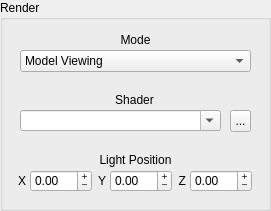
     <widget class="QGroupBox" name="renderSettingsGroupBox">
      <property name="geometry">
       <rect>
        <x>10</x>
        <y>150</y>
        <width>271</width>
        <height>211</height>
       </rect>
      </property>
      <property name="title">
       <string>Render</string>
      </property>
      <widget class="QComboBox" name="renderModeComboBox">
       <property name="geometry">
        <rect>
         <x>20</x>
         <y>50</y>
         <width>231</width>
         <height>22</height>
        </rect>
       </property>
       <property name="toolTip">
        <string>&lt;html&gt;&lt;head/&gt;&lt;body&gt;&lt;p&gt;Changes the render mode&lt;/p&gt;&lt;/body&gt;&lt;/html&gt;</string>
       </property>
       <property name="currentIndex">
        <number>0</number>
       </property>
       <item>
        <property name="text">
         <string>Model Viewing</string>
        </property>
       </item>
       <item>
        <property name="text">
         <string>Stereogram Viewing</string>
        </property>
       </item>
       <item>
        <property name="text">
         <string>Aerial Display</string>
        </property>
       </item>
       <item>
        <property name="text">
         <string>Holovideo Fringe Computation</string>
        </property>
       </item>
      </widget>
      <widget class="QDoubleSpinBox" name="lightPositionXDoubleSpinBox">
       <property name="geometry">
        <rect>
         <x>30</x>
         <y>170</y>
         <width>62</width>
         <height>22</height>
        </rect>
       </property>
       <property name="toolTip">
        <string>&lt;html&gt;&lt;head/&gt;&lt;body&gt;&lt;p&gt;Sets the X-position of the lighting source in the renderer&lt;/p&gt;&lt;/body&gt;&lt;/html&gt;</string>
       </property>
       <property name="buttonSymbols">
        <enum>QAbstractSpinBox::PlusMinus</enum>
       </property>
       <property name="minimum">
        <double>-9999999999.000000000000000</double>
       </property>
       <property name="maximum">
        <double>99999999999.000000000000000</double>
       </property>
       <property name="singleStep">
        <double>0.100000000000000</double>
       </property>
      </widget>
      <widget class="QDoubleSpinBox" name="lightPositionYDoubleSpinBox">
       <property name="geometry">
        <rect>
         <x>110</x>
         <y>170</y>
         <width>62</width>
         <height>22</height>
        </rect>
       </property>
       <property name="toolTip">
        <string>&lt;html&gt;&lt;head/&gt;&lt;body&gt;&lt;p&gt;Sets the Y-position of the lighting source in the renderer&lt;/p&gt;&lt;/body&gt;&lt;/html&gt;</string>
       </property>
       <property name="buttonSymbols">
        <enum>QAbstractSpinBox::PlusMinus</enum>
       </property>
       <property name="minimum">
        <double>-9999999999.000000000000000</double>
       </property>
       <property name="maximum">
        <double>9999999999.000000000000000</double>
       </property>
       <property name="singleStep">
        <double>0.100000000000000</double>
       </property>
      </widget>
      <widget class="QDoubleSpinBox" name="lightPositionZDoubleSpinBox">
       <property name="geometry">
        <rect>
         <x>190</x>
         <y>170</y>
         <width>62</width>
         <height>22</height>
        </rect>
       </property>
       <property name="toolTip">
        <string>&lt;html&gt;&lt;head/&gt;&lt;body&gt;&lt;p&gt;Sets the Y-position of the lighting source in the renderer&lt;/p&gt;&lt;/body&gt;&lt;/html&gt;</string>
       </property>
       <property name="buttonSymbols">
        <enum>QAbstractSpinBox::PlusMinus</enum>
       </property>
       <property name="minimum">
        <double>-9999999999.000000000000000</double>
       </property>
       <property name="maximum">
        <double>9999999999.000000000000000</double>
       </property>
       <property name="singleStep">
        <double>0.100000000000000</double>
       </property>
      </widget>
      <widget class="QLabel" name="renderModeLabel">
       <property name="geometry">
        <rect>
         <x>20</x>
         <y>30</y>
         <width>231</width>
         <height>20</height>
        </rect>
       </property>
       <property name="text">
        <string>Mode</string>
       </property>
       <property name="alignment">
        <set>Qt::AlignCenter</set>
       </property>
      </widget>
      <widget class="QLabel" name="shaderLabel">
       <property name="geometry">
        <rect>
         <x>24</x>
         <y>90</y>
         <width>221</width>
         <height>20</height>
        </rect>
       </property>
       <property name="text">
        <string>Shader</string>
       </property>
       <property name="alignment">
        <set>Qt::AlignCenter</set>
       </property>
      </widget>
      <widget class="QLabel" name="lightPositionLabel">
       <property name="geometry">
        <rect>
         <x>20</x>
         <y>150</y>
         <width>231</width>
         <height>20</height>
        </rect>
       </property>
       <property name="text">
        <string>Light Position</string>
       </property>
       <property name="alignment">
        <set>Qt::AlignCenter</set>
       </property>
      </widget>
      <widget class="QLabel" name="lightPositionXLabel">
       <property name="geometry">
        <rect>
         <x>10</x>
         <y>170</y>
         <width>16</width>
         <height>21</height>
        </rect>
       </property>
       <property name="text">
        <string>X</string>
       </property>
       <property name="alignment">
        <set>Qt::AlignRight|Qt::AlignTrailing|Qt::AlignVCenter</set>
       </property>
      </widget>
      <widget class="QLabel" name="lightPositionYLabel">
       <property name="geometry">
        <rect>
         <x>90</x>
         <y>170</y>
         <width>16</width>
         <height>21</height>
        </rect>
       </property>
       <property name="text">
        <string>Y</string>
       </property>
       <property name="alignment">
        <set>Qt::AlignRight|Qt::AlignTrailing|Qt::AlignVCenter</set>
       </property>
      </widget>
      <widget class="QLabel" name="lightPositionZLabel">
       <property name="geometry">
        <rect>
         <x>170</x>
         <y>170</y>
         <width>16</width>
         <height>21</height>
        </rect>
       </property>
       <property name="text">
        <string>Z</string>
       </property>
       <property name="alignment">
        <set>Qt::AlignRight|Qt::AlignTrailing|Qt::AlignVCenter</set>
       </property>
      </widget>
      <widget class="QToolButton" name="shaderFileNameToolButton">
       <property name="geometry">
        <rect>
         <x>230</x>
         <y>110</y>
         <width>21</width>
         <height>22</height>
        </rect>
       </property>
       <property name="text">
        <string>...</string>
       </property>
      </widget>
      <widget class="QComboBox" name="shaderFileNameComboBox">
       <property name="geometry">
        <rect>
         <x>20</x>
         <y>110</y>
         <width>201</width>
         <height>21</height>
        </rect>
       </property>
       <property name="acceptDrops">
        <bool>false</bool>
       </property>
       <property name="toolTip">
        <string>&lt;html&gt;&lt;head/&gt;&lt;body&gt;&lt;p&gt;Sets the shader filename prefix (shader must have .vert and .frag files)&lt;/p&gt;&lt;/body&gt;&lt;/html&gt;</string>
       </property>
       <property name="editable">
        <bool>true</bool>
       </property>
      </widget>
     </widget>
